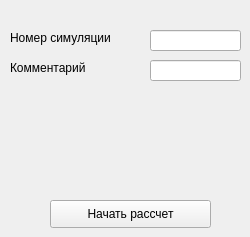
      <widget class="QWidget" name="tab_4">
       <attribute name="title">
        <string>Расчёт</string>
       </attribute>
       <widget class="QLabel" name="simul_num">
        <property name="geometry">
         <rect>
          <x>10</x>
          <y>30</y>
          <width>131</width>
          <height>16</height>
         </rect>
        </property>
        <property name="font">
         <font>
          <pointsize>9</pointsize>
          <kerning>true</kerning>
         </font>
        </property>
        <property name="text">
         <string>Номер симуляции</string>
        </property>
       </widget>
       <widget class="QPushButton" name="graph_calc">
        <property name="geometry">
         <rect>
          <x>50</x>
          <y>200</y>
          <width>161</width>
          <height>28</height>
         </rect>
        </property>
        <property name="font">
         <font>
          <pointsize>9</pointsize>
          <kerning>true</kerning>
         </font>
        </property>
        <property name="text">
         <string>Начать рассчет</string>
        </property>
       </widget>
       <widget class="QLabel" name="comment">
        <property name="geometry">
         <rect>
          <x>10</x>
          <y>60</y>
          <width>101</width>
          <height>16</height>
         </rect>
        </property>
        <property name="font">
         <font>
          <pointsize>9</pointsize>
          <kerning>true</kerning>
         </font>
        </property>
        <property name="text">
         <string>Комментарий</string>
        </property>
       </widget>
       <widget class="QLineEdit" name="le_simulnub">
        <property name="geometry">
         <rect>
          <x>150</x>
          <y>30</y>
          <width>91</width>
          <height>21</height>
         </rect>
        </property>
        <property name="inputMask">
         <string/>
        </property>
        <property name="text">
         <string/>
        </property>
        <property name="alignment">
         <set>Qt::AlignRight|Qt::AlignTrailing|Qt::AlignVCenter</set>
        </property>
       </widget>
       <widget class="QLineEdit" name="le_comment">
        <property name="geometry">
         <rect>
          <x>150</x>
          <y>60</y>
          <width>91</width>
          <height>21</height>
         </rect>
        </property>
        <property name="inputMask">
         <string/>
        </property>
        <property name="text">
         <string/>
        </property>
        <property name="alignment">
         <set>Qt::AlignRight|Qt::AlignTrailing|Qt::AlignVCenter</set>
        </property>
       </widget>
      </widget>
